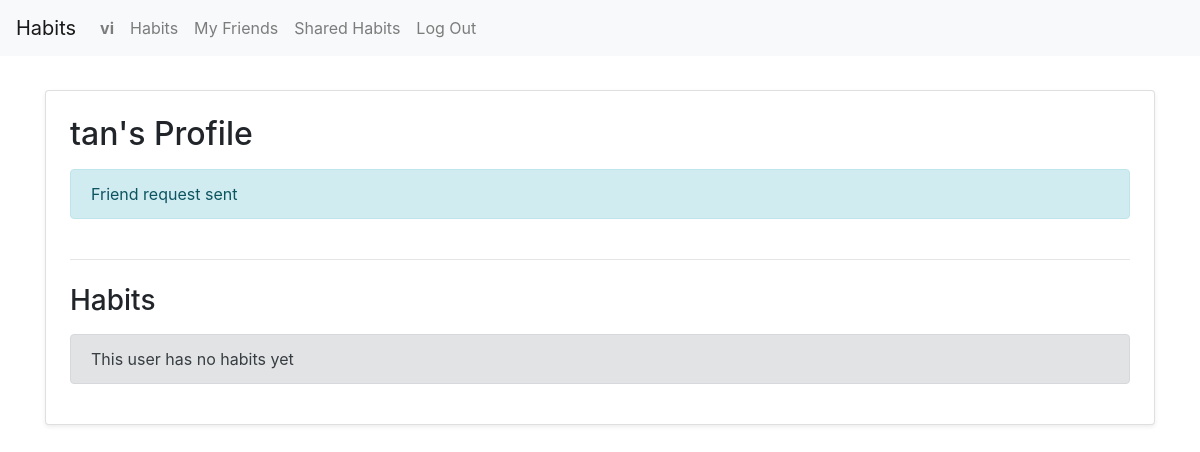
Before: /profile/tan/ (signed in) with the older database file.
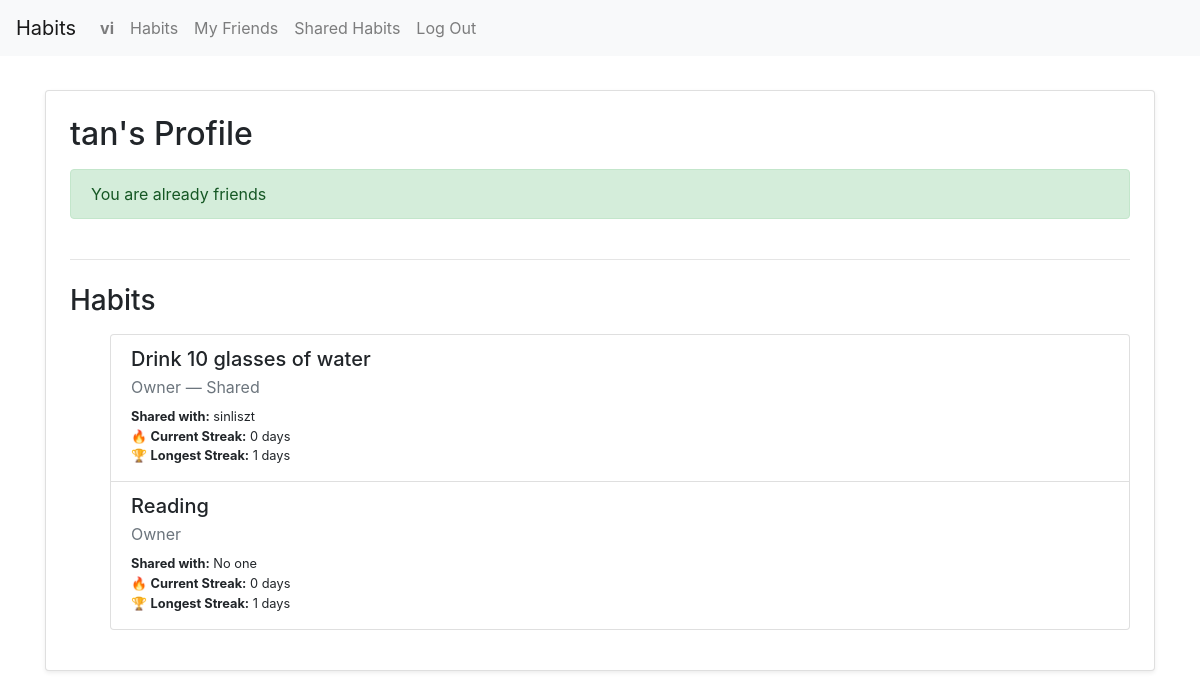
After: the same page with the newer database file.
### tracker/models.py (models this page shows, shortened)
class Habit(models.Model):
    name = models.CharField(max_length=100)
    created_at = models.DateField(auto_now_add=True)
    description = models.TextField(blank=True)
    users = models.ManyToManyField(User, related_name="shared_habits")
    owner = models.ForeignKey(User, on_delete=models.CASCADE, related_name="habits_owned", null=True, blank=True)
    target_minutes = models.PositiveIntegerField(default=30)
    category = models.ForeignKey(Category, on_delete=models.CASCADE, related_name='habits')

class User(AbstractUser):
    friends = models.ManyToManyField("self", symmetrical=True, blank=True)

### tracker/views.py (the view)
# urls.py: path("profile/<str:username>/", views.profile_view, name="profile_view"),
@login_required
def profile_view(request, username):
    profile_user = get_object_or_404(User, username=username)
    habits = Habit.objects.filter(Q(owner=profile_user) | Q(users=profile_user)).distinct()
    is_self = request.user == profile_user
    already_requested = FriendRequest.objects.filter(from_user=request.user, to_user=profile_user).exists()
    already_friends = profile_user in request.user.friends.all()
    incoming_request = FriendRequest.objects.filter(from_user=profile_user, to_user=request.user).exists()
    can_send_request = not (is_self or already_friends or already_requested or incoming_request)
    if request.method == "POST" and can_send_request:
        FriendRequest.objects.create(from_user=request.user, to_user=profile_user)
        return redirect("profile_view", username=username)
    habit_data = []
    for habit in habits:
        logs = HabitLog.objects.filter(habit=habit)
        streaks = calculate_streaks(
            logs=logs,
            start_date=habit.created_at,
            target_minutes=habit.target_minutes,
        )
        shared_with = habit.users.exclude(id=profile_user.id)
        habit_data.append({
            "habit": habit,
            "is_owner": habit.owner == profile_user,
            "shared_with": shared_with,
            "current_streak": streaks["current_streak"],
            "longest_streak": streaks["longest_streak"],
        })
    return render(request, "tracker/profile.html", {
        "profile_user": profile_user,
        "can_send_request": can_send_request,
        "already_requested": already_requested,
        "already_friends": already_friends,
        "habits": habit_data,
    })

### tracker/templates/tracker/profile.html
{% extends "tracker/layout.html" %}
{% load static %}
{% block body %}
    <div class="container mt-4">
        <div class="card shadow-sm p-4">
            <h2 class="mb-3">{{ profile_user.username }}'s Profile</h2>
            {% if can_send_request%}
                <form method="POST" class="mb-3">
                    {% csrf_token %}
                    <button type="submit" name="send_friend_request" class="btn btn-primary">Send Friend Request</button>
                </form>
            {% elif already_requested %}
                <div class="alert alert-info">Friend request sent</div>
            {% elif already_friends %}
                <div class="alert alert-success">You are already friends</div>
            {% endif %}
            <hr class="my-4">
            <h3 class="mb-3">Habits</h3>
            {% if habits %}
                <div class="list-group">
                    <ul>
                        {% for item in habits %}
                            <div class="list-group-item">
                                <h5 class="mb-1">{{ item.habit.name }}</h5>
                                <p class="mb-1 text-muted">
                                    {% if item.is_owner %}
                                        Owner
                                        {% if item.shared_with %}
                                        &mdash; Shared
                                        {% endif %}
                                    {% else %}
                                        Shared
                                    {% endif %}
                                </p>
                                <small>
                                    <strong>Shared with:</strong>
                                    {% if item.shared_with %}
                                        {% for user in item.shared_with %}
                                            {% if user != request.user %}
                                                {{ user.username }}{% if not forloop.last %}, {% endif %}
                                            {% endif %}
                                        {% endfor %}
                                    {% else %}
                                        No one
                                    {% endif %}
                                    <p class="mb-1">
                                        🔥 <strong>Current Streak:</strong> {{ item.current_streak }} days<br>
                                        🏆 <strong>Longest Streak:</strong> {{ item.longest_streak }} days<br>
                                    </p>
                                </small>
                            </div>
                        {% endfor %}
                    </ul>
                </div>
            {% else %}
                <div class="alert alert-secondary">This user has no habits yet</div>
            {% endif %}
        </div>
    </div>
{% endblock %}

Changed rows visible on the page:
added Habit: habit.name "Drink 10 glasses of water", shows "— Shared", current_streak "0", longest_streak "1"
now on this page (row unchanged): User: username "sinliszt"
added Habit: habit.name "Reading", shows "No one", current_streak "0", longest_streak "1"
Other visible differences:
text no longer shown: "Friend request sent This user has no habits yet"
text now shown: "You are already friends"
